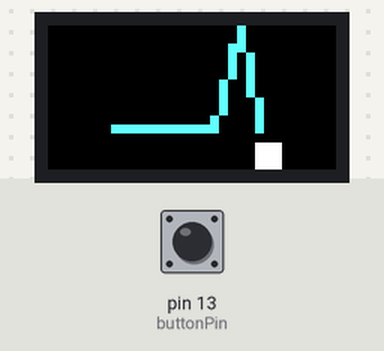
This sketch was run on a simulated Arduino Mega 2560, built with avr-gcc and run on an emulated ATmega2560. Shown: 32×16 colour display. The test bench sets the inputs (shaded band); at power-on: pin 13 (buttonPin) LOW.

Above: at 1.2 s.
1.3 s: pin 13 (buttonPin) pulled HIGH for 0.15 s
At 3.85 s:
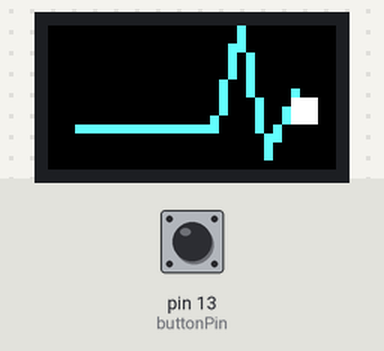
4.4 s: pin 13 (buttonPin) pulled HIGH for 1 s
6.0 s: pin 13 (buttonPin) pulled HIGH for 0.15 s
6.7 s: pin 13 (buttonPin) pulled HIGH for 1 s
At 7.03 s:
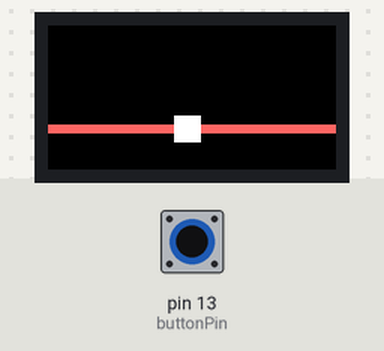
Timing chart, 0 to 9.7 s (numbered marks = the images above; inputs shaded):
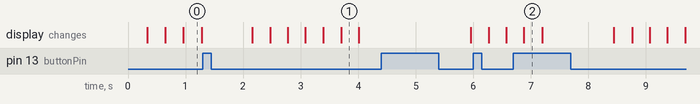

The sketch:

heartbeat_release.ino
```cpp
#include <Adafruit_GFX.h>   // Core graphics library
#include <RGBmatrixPanel.h> // Hardware-specific library


#define CLK 8  // MUST be on PORTB! (Use pin 11 on Mega)
#define LAT A3
#define OE  9
#define A   A0
#define B   A1
#define C   A2
RGBmatrixPanel matrix(A, B, C, CLK, LAT, OE, false);

const int buttonPin = 13;
int ledState = HIGH;         // the current state of the output pin
int buttonState;             // the current reading from the input pin
int lastButtonState = LOW;
unsigned long lastDebounceTime = 0;  // the last time the output pin was toggled
unsigned long debounceDelay = 200;

int beatShape[8][2];

int pos;
void setup() {
  pinMode(buttonPin, INPUT);
  pos=0;

  beatShape[0][0]=0;
  beatShape[0][1]=11;

  beatShape[1][0]=18;
  beatShape[1][1]=11;

  beatShape[2][0]=21;
  beatShape[2][1]=0;

  beatShape[3][0]=24;
  beatShape[3][1]=14;

  beatShape[4][0]=27;
  beatShape[4][1]=7;

  beatShape[5][0]=29;
  beatShape[5][1]=11;

  beatShape[6][0]=31;
  beatShape[6][1]=11;

  beatShape[7][0]=0;
  beatShape[7][1]=0;

  matrix.begin();

}

void drawLines(int pos){
  for(int n = 0; n< 7; n++){
    if(n < 6){
      matrix.drawLine(beatShape[n][0], beatShape[n][1], beatShape[n+1][0], beatShape[n+1][1], matrix.Color333(3, 7, 7));
    }
  }
}

int getLineN(int x){
  for(int n = 0; n< 7; n++){
    if(n < 6){
    if( beatShape[n][0] <= x && x <= beatShape[n+1][0] ){
      return n;
    }
    }
  }
}

int getY(int x){
  int n = getLineN(x);
  int x0 = beatShape[n][0];
  int y0 = beatShape[n][1];
  int x1 = beatShape[n+1][0];
  int y1 = beatShape[n+1][1];

  float f = (y1 - y0)* 1.0 / (x1 - x0);

  if(f==0.0){
    return y0;
  }else{
    int Y = y0 + (f * (x - x0));
    return Y;
  }

}


int rate = 1;
int frameWidth = 10;
int s0,f0,s1,f1;

void drawBeep(int x){
  int y = getY(x);
  matrix.fillRect(x-1, y-1, 3, 3, matrix.Color333(7, 7, 7));
}

void drawBeepStatic(int x){
  int y = 11;
  matrix.fillRect(x-1, y-1, 3, 3, matrix.Color333(7, 7, 7));
}

void drawFrame(int pos){
  s0 = pos;
  if(pos+frameWidth> 31){
    f0 = 31;
    s1 = 0;
    f1 = 31 - pos;

    matrix.fillRect(s0, 0, f0, 16, matrix.Color333(0, 0, 0));
    matrix.fillRect(s1, 0, f1, 16, matrix.Color333(0, 0, 0));

  }else{
    s1 = f1  = 0;
    f0 = pos+frameWidth;
    matrix.fillRect(s0, 0, f0, 16, matrix.Color333(0, 0, 0));
  }
}

void drawWholeLine(int n){
  matrix.drawLine(beatShape[n][0], beatShape[n][1], beatShape[n+1][0], beatShape[n+1][1], matrix.Color333(3, 7, 7));
}

void drawFrom(int pos, int n){
  int y = getY(pos);
  matrix.drawLine(pos, y, beatShape[n+1][0], beatShape[n+1][1], matrix.Color333(3, 7, 7));
}

void drawTo(int pos,int n){
  int y = getY(pos);
  matrix.drawLine(beatShape[n][0], beatShape[n][1],pos, y,  matrix.Color333(3, 7, 7));
}

void drawLinesV2(int pos0){
  int s0 = pos;
  if(pos0+frameWidth> 31){
    int pos1 = frameWidth - 31 + pos;
    int n0 = getLineN(pos0);
    int n1 = getLineN(pos1);
    drawFrom(pos0,n0);
    drawTo(pos1,n1);
  }else{
    int pos1 = frameWidth + pos;
    int n0 = getLineN(pos0);
    int n1 = getLineN(pos1);
    drawFrom(pos0,n0);
    drawTo(pos1,n1);
  }
}

void loop() {

  pos+=rate;

  if(pos > 31){
    pos-=31;
  }

  buttonState = digitalRead(buttonPin);
  if(buttonState){
    matrix.drawLine(0, 11, 31, 11, matrix.Color333(7, 3, 3));
    drawBeepStatic(pos);
    delay(30);
    matrix.fillScreen(matrix.Color333(0, 0, 0));
  }else{
    int yy = getLineN(pos);
    drawLines(pos);
    drawFrame(pos);
    //Serial.println(pos);
    Serial.println(yy);
    drawBeep(pos);
    delay(10);
    getY(pos);
    //fill the screen with 'black'
    matrix.fillScreen(matrix.Color333(0, 0, 0));
  }
}
```
